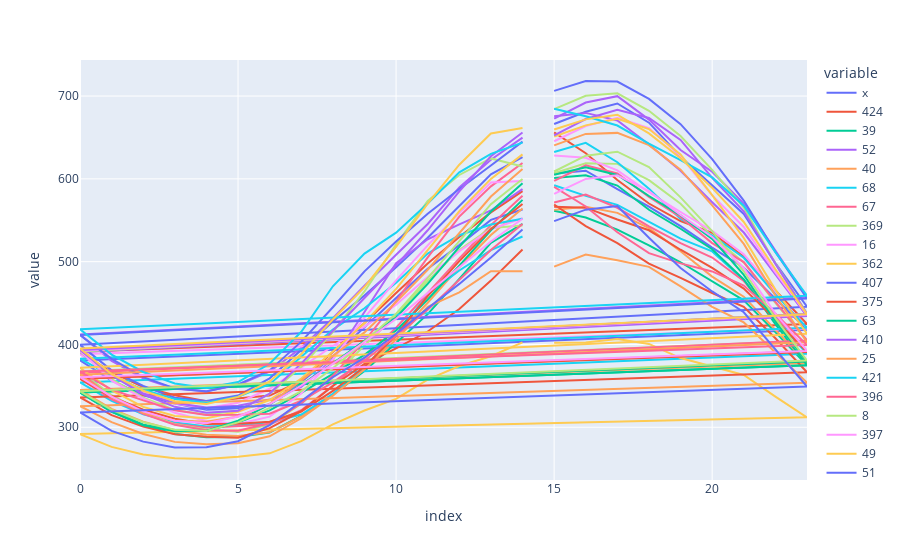

The code cell stored with this chart in its notebook:
### Code cell
library[['x']+days].plot()

### Figure 1 — Plotly figure (JSON) as saved in the notebook; plotly's stock layout.template omitted (floating-point values rounded to 4 significant figures)
{"data": [{"hovertemplate": "variable=x<br>index=%{x}<br>value=%{y}<extra></extra>", "legendgroup": "x", "line": {"color": "#636efa", "dash": "solid"}, "marker": {"symbol": "circle"}, "mode": "lines", "name": "x", "orientation": "v", "showlegend": true, "type": "scatter", "x": [15, 16, 17, 18, 19, 20, 21, 22, 23, 0, 1, 2, 3, 4, 5, 6, 7, 8, 9, 10, 11, 12, 13, 14], "xaxis": "x", "y": [606.6, 609.8, 587.6, 566.5, 542.9, 517.0, 492.7, 455.9, 417.9, 380.7, 356.5, 338.6, 328.7, 321.3, 323.1, 327.6, 354.8, 385.6, 420.6, 455.9, 491.5, 520, 550.5, 563.0], "yaxis": "y"}, {"hovertemplate": "variable=424<br>index=%{x}<br>value=%{y}<extra></extra>", "legendgroup": "424", "line": {"color": "#EF553B", "dash": "solid"}, "marker": {"symbol": "circle"}, "mode": "lines", "name": "424", "orientation": "v", "showlegend": true, "type": "scatter", "x": [15, 16, 17, 18, 19, 20, 21, 22, 23, 0, 1, 2, 3, 4, 5, 6, 7, 8, 9, 10, 11, 12, 13, 14], "xaxis": "x", "y": [656.1, 631.0, 598.6, 570.2, 549.0, 534.8, 505.9, 465.4, 424.7, 391.1, 366.5, 348.6, 338.6, 331.3, 334.5, 338.3, 356.1, 390.8, 425.9, 462.2, 497.7, 529.7, 559.5, 585.2], "yaxis": "y"}, {"hovertemplate": "variable=39<br>index=%{x}<br>value=%{y}<extra></extra>", "legendgroup": "39", "line": {"color": "#00cc96", "dash": "solid"}, "marker": {"symbol": "circle"}, "mode": "lines", "name": "39", "orientation": "v", "showlegend": true, "type": "scatter", "x": [15, 16, 17, 18, 19, 20, 21, 22, 23, 0, 1, 2, 3, 4, 5, 6, 7, 8, 9, 10, 11, 12, 13, 14], "xaxis": "x", "y": [561.6, 553.3, 538.6, 519.6, 499.3, 476.1, 453.3, 414.9, 374.8, 341.9, 318.5, 302.8, 291.8, 288.1, 288.4, 293.8, 313.7, 339.3, 368.1, 401.8, 436.6, 479.2, 522.8, 545.7], "yaxis": "y"}, {"hovertemplate": "variable=52<br>index=%{x}<br>value=%{y}<extra></extra>", "legendgroup": "52", "line": {"color": "#ab63fa", "dash": "solid"}, "marker": {"symbol": "circle"}, "mode": "lines", "name": "52", "orientation": "v", "showlegend": true, "type": "scatter", "x": [15, 16, 17, 18, 19, 20, 21, 22, 23, 0, 1, 2, 3, 4, 5, 6, 7, 8, 9, 10, 11, 12, 13, 14], "xaxis": "x", "y": [672.7, 692.2, 699.9, 671.5, 634.9, 608.6, 570, 513.0, 456.8, 411.9, 380.2, 359.1, 346.6, 343.6, 351.1, 367.2, 396.1, 431.8, 471, 508.3, 545.5, 589.8, 623.1, 649.9], "yaxis": "y"}, {"hovertemplate": "variable=40<br>index=%{x}<br>value=%{y}<extra></extra>", "legendgroup": "40", "line": {"color": "#FFA15A", "dash": "solid"}, "marker": {"symbol": "circle"}, "mode": "lines", "name": "40", "orientation": "v", "showlegend": true, "type": "scatter", "x": [15, 16, 17, 18, 19, 20, 21, 22, 23, 0, 1, 2, 3, 4, 5, 6, 7, 8, 9, 10, 11, 12, 13, 14], "xaxis": "x", "y": [562.5, 566.4, 559.0, 540.5, 512.6, 482, 457.8, 417.6, 377.6, 344.9, 322.3, 306.6, 296.5, 291.0, 289.5, 293.9, 313.1, 339.4, 370.4, 409.7, 450.4, 493.3, 532.2, 564.2], "yaxis": "y"}, {"hovertemplate": "variable=68<br>index=%{x}<br>value=%{y}<extra></extra>", "legendgroup": "68", "line": {"color": "#19d3f3", "dash": "solid"}, "marker": {"symbol": "circle"}, "mode": "lines", "name": "68", "orientation": "v", "showlegend": true, "type": "scatter", "x": [15, 16, 17, 18, 19, 20, 21, 22, 23, 0, 1, 2, 3, 4, 5, 6, 7, 8, 9, 10, 11, 12, 13, 14], "xaxis": "x", "y": [592.4, 579.5, 568.6, 548.7, 527.8, 512.4, 477.9, 430.8, 388.7, 354.1, 332.0, 315.6, 305.9, 301.0, 302.5, 306.1, 315.4, 340.3, 373, 411.9, 460.2, 489.4, 514.0, 530.4], "yaxis": "y"}, {"hovertemplate": "variable=67<br>index=%{x}<br>value=%{y}<extra></extra>", "legendgroup": "67", "line": {"color": "#FF6692", "dash": "solid"}, "marker": {"symbol": "circle"}, "mode": "lines", "name": "67", "orientation": "v", "showlegend": true, "type": "scatter", "x": [15, 16, 17, 18, 19, 20, 21, 22, 23, 0, 1, 2, 3, 4, 5, 6, 7, 8, 9, 10, 11, 12, 13, 14], "xaxis": "x", "y": [571.4, 581.1, 565.1, 542.7, 522.3, 505.0, 476.7, 433.8, 391.9, 358.7, 333.8, 316.9, 304.1, 299.3, 301.4, 303.4, 320.5, 350.1, 383.3, 420.1, 461.8, 503.9, 544.1, 579.6], "yaxis": "y"}, {"hovertemplate": "variable=369<br>index=%{x}<br>value=%{y}<extra></extra>", "legendgroup": "369", "line": {"color": "#B6E880", "dash": "solid"}, "marker": {"symbol": "circle"}, "mode": "lines", "name": "369", "orientation": "v", "showlegend": true, "type": "scatter", "x": [15, 16, 17, 18, 19, 20, 21, 22, 23, 0, 1, 2, 3, 4, 5, 6, 7, 8, 9, 10, 11, 12, 13, 14], "xaxis": "x", "y": [606.7, 618.9, 618.1, 598.5, 569.9, 530.6, 499.0, 450.3, 404.4, 367.7, 338.9, 318.6, 303.5, 297.3, 294.6, 303.3, 328.4, 360.9, 398.7, 435.2, 476.6, 514.1, 540.6, 543.7], "yaxis": "y"}, {"hovertemplate": "variable=16<br>index=%{x}<br>value=%{y}<extra></extra>", "legendgroup": "16", "line": {"color": "#FF97FF", "dash": "solid"}, "marker": {"symbol": "circle"}, "mode": "lines", "name": "16", "orientation": "v", "showlegend": true, "type": "scatter", "x": [15, 16, 17, 18, 19, 20, 21, 22, 23, 0, 1, 2, 3, 4, 5, 6, 7, 8, 9, 10, 11, 12, 13, 14], "xaxis": "x", "y": [628.3, 625.5, 610.2, 583.8, 560.0, 537.3, 508.9, 463.4, 419.4, 388.1, 364.4, 343.5, 328.6, 323.0, 329.6, 346.5, 372.2, 398.4, 421.6, 447.9, 481.4, 512.5, 539.1, 552.5], "yaxis": "y"}, {"hovertemplate": "variable=362<br>index=%{x}<br>value=%{y}<extra></extra>", "legendgroup": "362", "line": {"color": "#FECB52", "dash": "solid"}, "marker": {"symbol": "circle"}, "mode": "lines", "name": "362", "orientation": "v", "showlegend": true, "type": "scatter", "x": [15, 16, 17, 18, 19, 20, 21, 22, 23, 0, 1, 2, 3, 4, 5, 6, 7, 8, 9, 10, 11, 12, 13, 14], "xaxis": "x", "y": [402.0, 402.5, 406.7, 400.7, 383.6, 373.2, 363.1, 337.1, 312.0, 291.7, 276.3, 267.2, 262.6, 261.7, 264.5, 268.5, 283.2, 303.6, 320.3, 334.3, 357.5, 373.9, 385.8, 402.6], "yaxis": "y"}, {"hovertemplate": "variable=407<br>index=%{x}<br>value=%{y}<extra></extra>", "legendgroup": "407", "line": {"color": "#636efa", "dash": "solid"}, "marker": {"symbol": "circle"}, "mode": "lines", "name": "407", "orientation": "v", "showlegend": true, "type": "scatter", "x": [15, 16, 17, 18, 19, 20, 21, 22, 23, 0, 1, 2, 3, 4, 5, 6, 7, 8, 9, 10, 11, 12, 13, 14], "xaxis": "x", "y": [666.3, 681.0, 691.1, 667.9, 626.9, 592.0, 557.5, 498.3, 445.6, 399.5, 368.7, 349.9, 335.8, 331.7, 338.3, 359.1, 394.0, 427.7, 459.2, 493.1, 529, 567.7, 605.4, 626.3], "yaxis": "y"}, {"hovertemplate": "variable=375<br>index=%{x}<br>value=%{y}<extra></extra>", "legendgroup": "375", "line": {"color": "#EF553B", "dash": "solid"}, "marker": {"symbol": "circle"}, "mode": "lines", "name": "375", "orientation": "v", "showlegend": true, "type": "scatter", "x": [15, 16, 17, 18, 19, 20, 21, 22, 23, 0, 1, 2, 3, 4, 5, 6, 7, 8, 9, 10, 11, 12, 13, 14], "xaxis": "x", "y": [569.1, 543.0, 522.5, 497.7, 480.5, 462.2, 445.4, 407.4, 366.5, 336, 314.6, 300.8, 291.7, 288.4, 287.4, 299.0, 319.5, 349.8, 376.6, 395.3, 415.7, 442.7, 477.2, 514.8], "yaxis": "y"}, {"hovertemplate": "variable=63<br>index=%{x}<br>value=%{y}<extra></extra>", "legendgroup": "63", "line": {"color": "#00cc96", "dash": "solid"}, "marker": {"symbol": "circle"}, "mode": "lines", "name": "63", "orientation": "v", "showlegend": true, "type": "scatter", "x": [15, 16, 17, 18, 19, 20, 21, 22, 23, 0, 1, 2, 3, 4, 5, 6, 7, 8, 9, 10, 11, 12, 13, 14], "xaxis": "x", "y": [601, 604.3, 591.9, 562.7, 539.8, 515.0, 478.6, 424.4, 375.0, 342.1, 319.0, 302.4, 295.1, 295.9, 305.8, 320.5, 341.5, 365.0, 387.4, 416.9, 454.3, 495.3, 537.8, 574.6], "yaxis": "y"}, {"hovertemplate": "variable=410<br>index=%{x}<br>value=%{y}<extra></extra>", "legendgroup": "410", "line": {"color": "#ab63fa", "dash": "solid"}, "marker": {"symbol": "circle"}, "mode": "lines", "name": "410", "orientation": "v", "showlegend": true, "type": "scatter", "x": [15, 16, 17, 18, 19, 20, 21, 22, 23, 0, 1, 2, 3, 4, 5, 6, 7, 8, 9, 10, 11, 12, 13, 14], "xaxis": "x", "y": [675.6, 679.7, 670.5, 641.6, 609.8, 571.8, 535.2, 484.7, 434.4, 391.0, 362.8, 340.8, 329.3, 324.0, 326.0, 333.4, 348.8, 382.2, 439.2, 498.1, 527.0, 545.1, 561.8, 587.6], "yaxis": "y"}, {"hovertemplate": "variable=25<br>index=%{x}<br>value=%{y}<extra></extra>", "legendgroup": "25", "line": {"color": "#FFA15A", "dash": "solid"}, "marker": {"symbol": "circle"}, "mode": "lines", "name": "25", "orientation": "v", "showlegend": true, "type": "scatter", "x": [15, 16, 17, 18, 19, 20, 21, 22, 23, 0, 1, 2, 3, 4, 5, 6, 7, 8, 9, 10, 11, 12, 13, 14], "xaxis": "x", "y": [494.0, 508.7, 501.8, 493.8, 470.3, 445.4, 426.6, 390.3, 353.9, 325.5, 306.2, 292.0, 282.4, 279.4, 280.9, 289.1, 310.9, 338.2, 369.9, 405.9, 445.5, 463.0, 488.4, 488.3], "yaxis": "y"}, {"hovertemplate": "variable=421<br>index=%{x}<br>value=%{y}<extra></extra>", "legendgroup": "421", "line": {"color": "#19d3f3", "dash": "solid"}, "marker": {"symbol": "circle"}, "mode": "lines", "name": "421", "orientation": "v", "showlegend": true, "type": "scatter", "x": [15, 16, 17, 18, 19, 20, 21, 22, 23, 0, 1, 2, 3, 4, 5, 6, 7, 8, 9, 10, 11, 12, 13, 14], "xaxis": "x", "y": [632.5, 643.5, 620.1, 588.2, 551.6, 531.6, 504.7, 460.4, 420.2, 382.8, 361.7, 345.6, 334.0, 329.6, 336.9, 352.1, 385.2, 418, 443.8, 474.6, 509.7, 532.0, 544.8, 552.0], "yaxis": "y"}, {"hovertemplate": "variable=396<br>index=%{x}<br>value=%{y}<extra></extra>", "legendgroup": "396", "line": {"color": "#FF6692", "dash": "solid"}, "marker": {"symbol": "circle"}, "mode": "lines", "name": "396", "orientation": "v", "showlegend": true, "type": "scatter", "x": [15, 16, 17, 18, 19, 20, 21, 22, 23, 0, 1, 2, 3, 4, 5, 6, 7, 8, 9, 10, 11, 12, 13, 14], "xaxis": "x", "y": [597.7, 616.4, 606.5, 578.3, 553.6, 522.4, 499.5, 451.4, 404.9, 365.9, 336.2, 316.2, 303.1, 296.3, 295.9, 304.8, 328.8, 362.4, 404.2, 452.2, 505.1, 554.5, 591.0, 619.2], "yaxis": "y"}, {"hovertemplate": "variable=8<br>index=%{x}<br>value=%{y}<extra></extra>", "legendgroup": "8", "line": {"color": "#B6E880", "dash": "solid"}, "marker": {"symbol": "circle"}, "mode": "lines", "name": "8", "orientation": "v", "showlegend": true, "type": "scatter", "x": [15, 16, 17, 18, 19, 20, 21, 22, 23, 0, 1, 2, 3, 4, 5, 6, 7, 8, 9, 10, 11, 12, 13, 14], "xaxis": "x", "y": [684.3, 700.3, 703.3, 682.3, 651.8, 610.9, 565.3, 497.9, 437.1, 391.6, 358.3, 335.7, 321.0, 315.1, 320.2, 340.4, 373.0, 414.9, 464.0, 520.7, 573.3, 604.7, 624.7, 615.0], "yaxis": "y"}, {"hovertemplate": "variable=397<br>index=%{x}<br>value=%{y}<extra></extra>", "legendgroup": "397", "line": {"color": "#FF97FF", "dash": "solid"}, "marker": {"symbol": "circle"}, "mode": "lines", "name": "397", "orientation": "v", "showlegend": true, "type": "scatter", "x": [15, 16, 17, 18, 19, 20, 21, 22, 23, 0, 1, 2, 3, 4, 5, 6, 7, 8, 9, 10, 11, 12, 13, 14], "xaxis": "x", "y": [645.4, 663.8, 673.9, 661.4, 627.6, 580, 541.9, 487.1, 436.1, 392.5, 356.4, 334.8, 317.5, 307.6, 304.1, 312.9, 340.8, 382.0, 432.4, 477.4, 519.6, 558.6, 595.5, 597.6], "yaxis": "y"}, {"hovertemplate": "variable=49<br>index=%{x}<br>value=%{y}<extra></extra>", "legendgroup": "49", "line": {"color": "#FECB52", "dash": "solid"}, "marker": {"symbol": "circle"}, "mode": "lines", "name": "49", "orientation": "v", "showlegend": true, "type": "scatter", "x": [15, 16, 17, 18, 19, 20, 21, 22, 23, 0, 1, 2, 3, 4, 5, 6, 7, 8, 9, 10, 11, 12, 13, 14], "xaxis": "x", "y": [651.2, 664.6, 672.4, 660.2, 629.5, 580.3, 528.6, 466.2, 413.1, 371.8, 344.6, 324.7, 313.7, 310.9, 318.8, 333.0, 358.9, 391.4, 425.9, 467.1, 513.8, 561.1, 600.0, 629.6], "yaxis": "y"}, {"hovertemplate": "variable=51<br>index=%{x}<br>value=%{y}<extra></extra>", "legendgroup": "51", "line": {"color": "#636efa", "dash": "solid"}, "marker": {"symbol": "circle"}, "mode": "lines", "name": "51", "orientation": "v", "showlegend": true, "type": "scatter", "x": [15, 16, 17, 18, 19, 20, 21, 22, 23, 0, 1, 2, 3, 4, 5, 6, 7, 8, 9, 10, 11, 12, 13, 14], "xaxis": "x", "y": [706.3, 718.2, 717.6, 696.6, 666.1, 623.9, 573.8, 511.8, 455.5, 411.4, 382.6, 360.6, 347.0, 343.3, 351.8, 368.7, 403.4, 445.0, 488.3, 524.4, 557.9, 587.7, 616.2, 645.0], "yaxis": "y"}, {"hovertemplate": "variable=47<br>index=%{x}<br>value=%{y}<extra></extra>", "legendgroup": "47", "line": {"color": "#EF553B", "dash": "solid"}, "marker": {"symbol": "circle"}, "mode": "lines", "name": "47", "orientation": "v", "showlegend": true, "type": "scatter", "x": [15, 16, 17, 18, 19, 20, 21, 22, 23, 0, 1, 2, 3, 4, 5, 6, 7, 8, 9, 10, 11, 12, 13, 14], "xaxis": "x", "y": [566.3, 565.3, 550.9, 537.9, 514.4, 492.6, 467.5, 430.0, 390.8, 358.6, 336.6, 321.1, 310.2, 304.1, 304.3, 306.7, 319.0, 343.9, 373.2, 411.1, 458.4, 500.7, 539.5, 569.7], "yaxis": "y"}, {"hovertemplate": "variable=71<br>index=%{x}<br>value=%{y}<extra></extra>", "legendgroup": "71", "line": {"color": "#00cc96", "dash": "solid"}, "marker": {"symbol": "circle"}, "mode": "lines", "name": "71", "orientation": "v", "showlegend": true, "type": "scatter", "x": [15, 16, 17, 18, 19, 20, 21, 22, 23, 0, 1, 2, 3, 4, 5, 6, 7, 8, 9, 10, 11, 12, 13, 14], "xaxis": "x", "y": [604.9, 613.9, 604.7, 579.3, 555.9, 527.6, 484.1, 427.8, 379.3, 343.1, 319.9, 303.1, 296.4, 295.6, 307.9, 327.8, 351.4, 377.3, 404.4, 432.6, 473.2, 517.9, 560.5, 594.7], "yaxis": "y"}, {"hovertemplate": "variable=7<br>index=%{x}<br>value=%{y}<extra></extra>", "legendgroup": "7", "line": {"color": "#ab63fa", "dash": "solid"}, "marker": {"symbol": "circle"}, "mode": "lines", "name": "7", "orientation": "v", "showlegend": true, "type": "scatter", "x": [15, 16, 17, 18, 19, 20, 21, 22, 23, 0, 1, 2, 3, 4, 5, 6, 7, 8, 9, 10, 11, 12, 13, 14], "xaxis": "x", "y": [652.7, 672.3, 683.5, 673.5, 647.1, 601.1, 560.8, 497.4, 436.9, 393.4, 363.1, 339.8, 324.7, 317.5, 320.1, 340.7, 377.0, 417.0, 456.1, 495.6, 537.9, 584.9, 627.3, 656.0], "yaxis": "y"}, {"hovertemplate": "variable=42<br>index=%{x}<br>value=%{y}<extra></extra>", "legendgroup": "42", "line": {"color": "#FFA15A", "dash": "solid"}, "marker": {"symbol": "circle"}, "mode": "lines", "name": "42", "orientation": "v", "showlegend": true, "type": "scatter", "x": [15, 16, 17, 18, 19, 20, 21, 22, 23, 0, 1, 2, 3, 4, 5, 6, 7, 8, 9, 10, 11, 12, 13, 14], "xaxis": "x", "y": [640.5, 654.3, 655.5, 640.8, 611.1, 568.0, 521.5, 459.1, 402.8, 363.5, 336.5, 317.4, 308.1, 306.8, 313.0, 328.3, 356.6, 386.3, 414.6, 451.1, 490.3, 535.1, 578.6, 612.0], "yaxis": "y"}, {"hovertemplate": "variable=406<br>index=%{x}<br>value=%{y}<extra></extra>", "legendgroup": "406", "line": {"color": "#19d3f3", "dash": "solid"}, "marker": {"symbol": "circle"}, "mode": "lines", "name": "406", "orientation": "v", "showlegend": true, "type": "scatter", "x": [15, 16, 17, 18, 19, 20, 21, 22, 23, 0, 1, 2, 3, 4, 5, 6, 7, 8, 9, 10, 11, 12, 13, 14], "xaxis": "x", "y": [684.7, 675.7, 664.4, 642.6, 622.5, 601.7, 567.5, 511.4, 458.9, 418.3, 387.8, 366.8, 352.9, 347.5, 354.6, 376.7, 415.3, 470.3, 509.7, 535.0, 570.3, 607.9, 630.3, 643.8], "yaxis": "y"}, {"hovertemplate": "variable=46<br>index=%{x}<br>value=%{y}<extra></extra>", "legendgroup": "46", "line": {"color": "#FF6692", "dash": "solid"}, "marker": {"symbol": "circle"}, "mode": "lines", "name": "46", "orientation": "v", "showlegend": true, "type": "scatter", "x": [15, 16, 17, 18, 19, 20, 21, 22, 23, 0, 1, 2, 3, 4, 5, 6, 7, 8, 9, 10, 11, 12, 13, 14], "xaxis": "x", "y": [590.3, 566.6, 535.5, 510.3, 497.9, 488.2, 471.1, 437.3, 399.2, 367.3, 345.6, 332.6, 320.6, 314.8, 315.1, 316.4, 332, 354.2, 380.4, 410.5, 442.1, 478.2, 514.1, 545.6], "yaxis": "y"}, {"hovertemplate": "variable=70<br>index=%{x}<br>value=%{y}<extra></extra>", "legendgroup": "70", "line": {"color": "#B6E880", "dash": "solid"}, "marker": {"symbol": "circle"}, "mode": "lines", "name": "70", "orientation": "v", "showlegend": true, "type": "scatter", "x": [15, 16, 17, 18, 19, 20, 21, 22, 23, 0, 1, 2, 3, 4, 5, 6, 7, 8, 9, 10, 11, 12, 13, 14], "xaxis": "x", "y": [608.9, 628.1, 632.9, 614.2, 577.6, 536.8, 488.4, 431.8, 380.6, 343.4, 321.0, 306.0, 297.0, 295.5, 305.9, 323.5, 343.6, 371.2, 403.5, 437.1, 480.2, 524.6, 569.5, 599.9], "yaxis": "y"}, {"hovertemplate": "variable=66<br>index=%{x}<br>value=%{y}<extra></extra>", "legendgroup": "66", "line": {"color": "#FF97FF", "dash": "solid"}, "marker": {"symbol": "circle"}, "mode": "lines", "name": "66", "orientation": "v", "showlegend": true, "type": "scatter", "x": [15, 16, 17, 18, 19, 20, 21, 22, 23, 0, 1, 2, 3, 4, 5, 6, 7, 8, 9, 10, 11, 12, 13, 14], "xaxis": "x", "y": [582.0, 599.9, 604.4, 585.3, 556.4, 529.9, 492.4, 437.3, 392.3, 360.6, 336.9, 319.2, 308.0, 305.0, 313.1, 327.9, 350.4, 377.0, 403.1, 431.1, 462.1, 493.3, 524.3, 551.9], "yaxis": "y"}, {"hovertemplate": "variable=423<br>index=%{x}<br>value=%{y}<extra></extra>", "legendgroup": "423", "line": {"color": "#FECB52", "dash": "solid"}, "marker": {"symbol": "circle"}, "mode": "lines", "name": "423", "orientation": "v", "showlegend": true, "type": "scatter", "x": [15, 16, 17, 18, 19, 20, 21, 22, 23, 0, 1, 2, 3, 4, 5, 6, 7, 8, 9, 10, 11, 12, 13, 14], "xaxis": "x", "y": [659.7, 671.9, 677.5, 654.9, 624.9, 589.2, 548.0, 490.8, 436.4, 395.1, 364.0, 344.1, 331.4, 328.1, 336.7, 355.3, 388.6, 430.2, 469.4, 517.8, 570.0, 617.1, 654.9, 661.3], "yaxis": "y"}, {"hovertemplate": "variable=0<br>index=%{x}<br>value=%{y}<extra></extra>", "legendgroup": "0", "line": {"color": "#636efa", "dash": "solid"}, "marker": {"symbol": "circle"}, "mode": "lines", "name": "0", "orientation": "v", "showlegend": true, "type": "scatter", "x": [15, 16, 17, 18, 19, 20, 21, 22, 23, 0, 1, 2, 3, 4, 5, 6, 7, 8, 9, 10, 11, 12, 13, 14], "xaxis": "x", "y": [549.0, 562.8, 567.2, 529.0, 492.4, 464.1, 438.9, 394.5, 349.1, 318.0, 295.6, 282.6, 275.5, 275.9, 283.1, 302.6, 332.0, 360.5, 384.2, 413.0, 443.8, 473.1, 505.0, 538.7], "yaxis": "y"}], "layout": {"legend": {"title": {"text": "variable"}, "tracegroupgap": 0}, "margin": {"t": 60}, "xaxis": {"anchor": "y", "domain": [0, 1], "title": {"text": "index"}}, "yaxis": {"anchor": "x", "domain": [0, 1], "title": {"text": "value"}}}}
